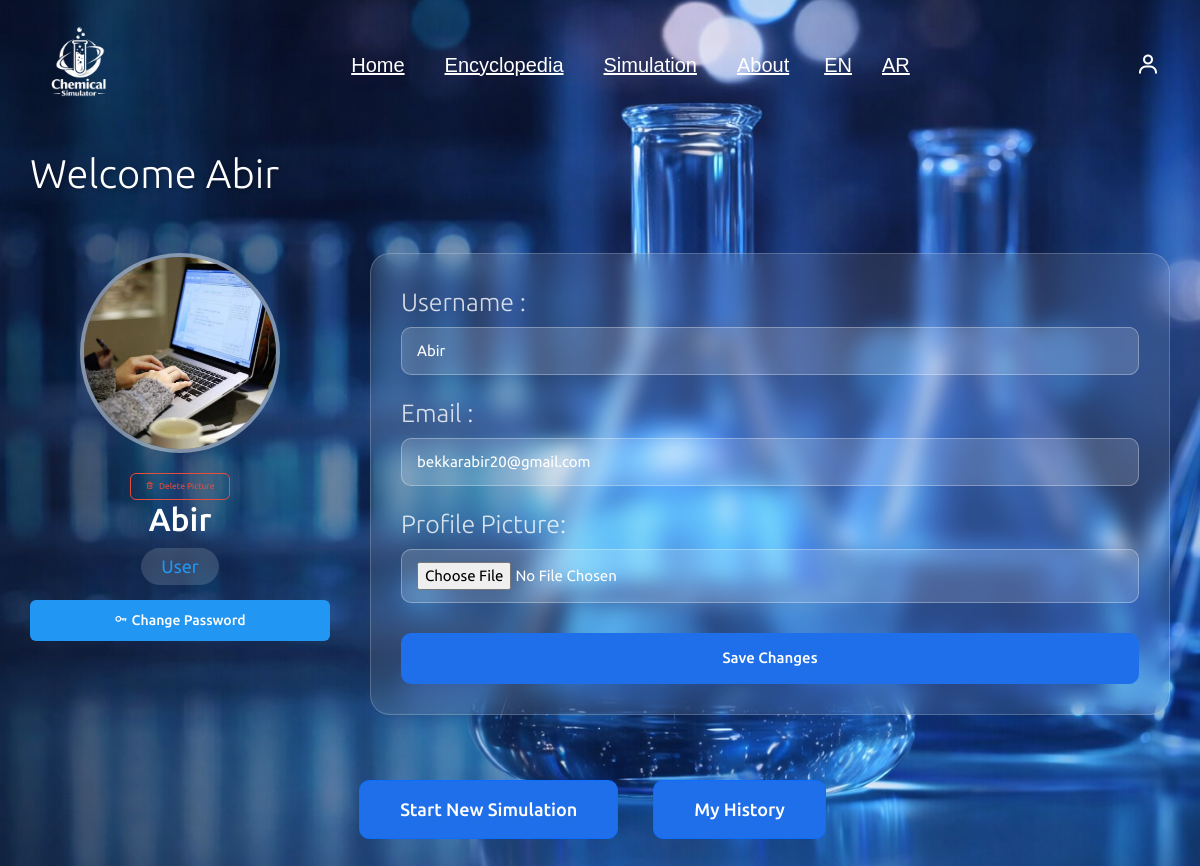
Page /profile (signed in) on the committed database.
### tables this page shows
CREATE TABLE user (
        id INTEGER PRIMARY KEY AUTOINCREMENT,
        username TEXT NOT NULL,
        email TEXT UNIQUE NOT NULL,
        password TEXT NOT NULL,
        role TEXT CHECK(role IN ('admin', 'user')) NOT NULL
    , avatar TEXT DEFAULT 'default.png');

### app.py (the view)
@app.route('/profile')
def profile():
    user_id = session.get("user_id")
    if not user_id:
        return redirect(url_for("login.login"))
    db = get_db()
    cursor = db.cursor()
    cursor.execute("SELECT * FROM user WHERE id = ?", (user_id,))
    user = cursor.fetchone()
    db.close()
    if not user:
        flash("User not found")
        return redirect(url_for("login.login"))
    return render_template("profile/profile.html", user=user)

### app.py (called while the page is built)
def get_locale():
    return session.get('lang', 'en')

@app.before_request
def set_language():
    lang = request.args.get('lang')
    if lang:
        session['lang'] = lang

@app.context_processor
def inject_globals():
    return dict(get_locale=get_locale)

@app.context_processor
def inject_notifications():
    conn = sqlite3.connect('database/chemical.db')
    c = conn.cursor()
    c.execute("SELECT COUNT(*) FROM pending_reactions WHERE status='pending'")
    count = c.fetchone()[0]
    conn.close()
    return dict(pending_count=count)

### database/db.py (called while the page is built)
def get_db():
    if "db" not in g:
        g.db = sqlite3.connect(DB_PATH)
        g.db.row_factory = sqlite3.Row  # مهم جدًا ليعمل user["password"]
    return g.db

### templates/profile/profile.html (shortened to what this page needs)
{% extends "base.html" %}
{% block content %}
<link href="https://unpkg.com/boxicons@2.1.4/css/boxicons.min.css" rel="stylesheet"/>
<link rel="stylesheet" href="{{ url_for('static', filename='css/profile.css') }}"/>
<div class="overlay">
    <div class="welcome-header">
        <h1>{{ _('Welcome') }} {{ user.username if user else '' }}</h1>
    </div>
    <div class="profile-section">
        <div class="profile-card">
            <div class="avatar-large">
                {% if user and user.avatar %}
                    <img src="{{ url_for('static', filename='uploads/' + user.avatar) }}" alt="Avatar"/>
                {% else %}
                    <i class="bx bx-user"></i>
                {% endif %}
            </div>
            {% if user and user.avatar %}
            <form action="{{ url_for('delete_avatar') }}" method="POST" style="margin-top: 8px;">
                <button type="submit" class="btn-delete-avatar">
                    <i class='bx bx-trash'></i>{{ _('Delete Picture') }}
                </button>
            </form>
            {% endif %}
            <h2 class="profile-name">{{ user.username if user else '' }}</h2>
            <span class="profile-role">
                {% if user and user.role == 'admin' %}
                    <span class="admin-color">{{ _('Admin') }}</span>
                {% else %}
                    <span class="user-color">{{ _('User') }}</span>
                {% endif %}
            </span>
            <button type="button" class="btn-change-password" onclick="openPasswordModal()">
                <i class='bx bx-key'></i> {{ _('Change Password') }}
            </button>
        </div>
        <div class="edit-profile">
            <form action="{{ url_for('update_profile') }}" method="POST" enctype="multipart/form-data">
                <div class="form-group">
                    <label>{{ _('Username') }} :</label>
                    <input type="text" id="username" name="username"
                           placeholder="Username"
                           value="{{ user.username if user else '' }}">
                </div>
                <div class="form-group">
                    <label>{{ _('Email') }} :</label>
                    <input type="email" id="email" name="email"
                           placeholder="example@gmail.com"
                           value="{{ user.email if user else '' }}">
                </div>
                <div class="form-group">
                    <label for="avatar">{{ _('Profile Picture') }}:</label>
                    <input type="file" id="avatar" name="avatar" accept="image/*">
                </div>
                <div class="form-actions">
                    <button type="submit" class="btn-save">{{ _('Save Changes') }}</button>
                </div>
            </form>
        </div>
    </div>
    <div class="actions">
        <a href="{{ url_for('simulation.simulation_page') }}" class="btn btn-primary">{{ _('Start New Simulation') }}</a>
        <a href="{{ url_for('simulation.simulation_history') }}" class="btn btn-primary">{{ _('My History') }}</a>
    </div>
</div>
{% endblock %}

### static/css/style.css (style rules this page uses)
* { padding: 0; margin: 0; box-sizing: border-box; font-family: "Lucida Sans", "Lucida Sans Regular", "Lucida Grande", "Lucida Sans Unicode", Geneva, Verdana, sans-serif; outline: none; border: none; text-decoration: none; text-transform: capitalize; transition: 0.2s linear; }
html { font-size: 62.5%; scroll-behavior: smooth; overflow-x: hidden; }
.btn { display: inline-block; margin-top: 15px; margin-right: 15px; padding: 1rem 2.5rem; font-size: 1.6rem; background: #1f4ed8; color: white; }

### static/css/login.css (style rules this page uses)
* { margin: 0; padding: 0; box-sizing: border-box; font-family: "Lucida Sans", "Lucida Sans Regular", "Lucida Grande", "Lucida Sans Unicode", Geneva, Verdana, sans-serif; }
body { display: flex; justify-content: center; align-items: flex-start; min-height: 100vh; padding-top: 120px; background: url("../img/img1.png") no-repeat; background-size: cover; background-position: center; }
input[type="email"], input[type="text"], input[type="password"] { text-transform: none !important; }

### static/css/profile.css (style rules this page uses)
* { margin: 0; padding: 0; box-sizing: border-box; font-family: "Ubuntu", sans-serif; }
body { min-height: 100vh; background: url("/static/img/img1.png") no-repeat center/cover fixed; display: flex; justify-content: center; align-items: center; }
.overlay { width: 100%; max-width: 1200px; margin: 0 auto; padding: 30px; display: flex; flex-direction: column; gap: 30px; }
.welcome-header { display: flex; justify-content: space-between; align-items: center; margin-bottom: 20px; }
.welcome-header h1 { color: #fff; font-size: 40px; font-weight: 300; text-shadow: 2px 2px 4px rgba(0, 0, 0, 0.3); }
.profile-section { display: flex; gap: 40px; align-items: flex-start; }
.profile-card { flex: 0 0 300px; text-align: center; color: #fff; }
.avatar-large { width: 200px; height: 200px; margin: 0 auto 20px; border-radius: 50%; overflow: hidden; display: flex; align-items: center; justify-content: center; background: rgba(255, 255, 255, 0.2); backdrop-filter: blur(10px); border: 4px solid rgba(255, 255, 255, 0.3); }
.avatar-large img { width: 100%; height: 100%; object-fit: cover; }
.profile-name { font-size: 32px; margin-bottom: 10px; font-weight: 500; }
.profile-role { font-size: 18px; color: rgba(255, 255, 255, 0.8); background: rgba(255, 255, 255, 0.15); display: inline-block; padding: 5px 20px; border-radius: 20px; backdrop-filter: blur(5px); }
.edit-profile { flex: 1; padding: 30px; border-radius: 20px; background: rgba(255, 255, 255, 0.1); backdrop-filter: blur(10px); border: 1px solid rgba(255, 255, 255, 0.2); }
.form-group { margin-bottom: 20px; }
.form-group label { display: block; color: rgba(255, 255, 255, 0.8); margin-bottom: 5px; font-weight: 300; font-size: 25px; }
.form-group input, .form-group select { width: 100%; padding: 12px 15px; border-radius: 10px; color: #fff; outline: none; border: 1px solid rgba(255, 255, 255, 0.3); background: rgba(255, 255, 255, 0.15); font-size: 15px; }
.form-group input::placeholder { color: rgba(255, 255, 255, 0.5); }
.form-actions { display: flex; gap: 15px; margin-top: 30px; }
.btn-save, .btn-logout, .btn-delete { flex: 1; padding: 14px; border-radius: 10px; font-weight: 500; cursor: pointer; display: flex; align-items: center; justify-content: center; transition: all 0.3s; border: none; }
.btn-save { background: #1f6feb; color: #fff; font-size: 15px; }
.actions { display: flex; justify-content: center; gap: 20px; margin-top: 20px; }
.btn { padding: 15px 40px; border-radius: 10px; font-size: 18px; font-weight: 500; display: inline-flex; align-items: center; gap: 10px; text-decoration: none; transition: all 0.3s; }
.btn-primary { background: #1f6feb; color: #fff; }
.user-color { color: #2196F3; }
.btn-delete-avatar { background: transparent; border: 1px solid #e74c3c; color: #e74c3c; padding: 6px 14px; border-radius: 6px; cursor: pointer; font-size: 0.85rem; display: inline-flex; align-items: center; gap: 5px; transition: all 0.2s; }
.btn-change-password { margin-top: 15px; padding: 10px 20px; background-color: #2196F3; color: white; border: none; border-radius: 6px; cursor: pointer; font-size: 14px; width: 100%; font-weight: 500; transition: background-color 0.3s; }
* { box-sizing: border-box; }

### rows in the picture
user: username "Abir", avatar (picture), email "bekkarabir20@gmail.com"
